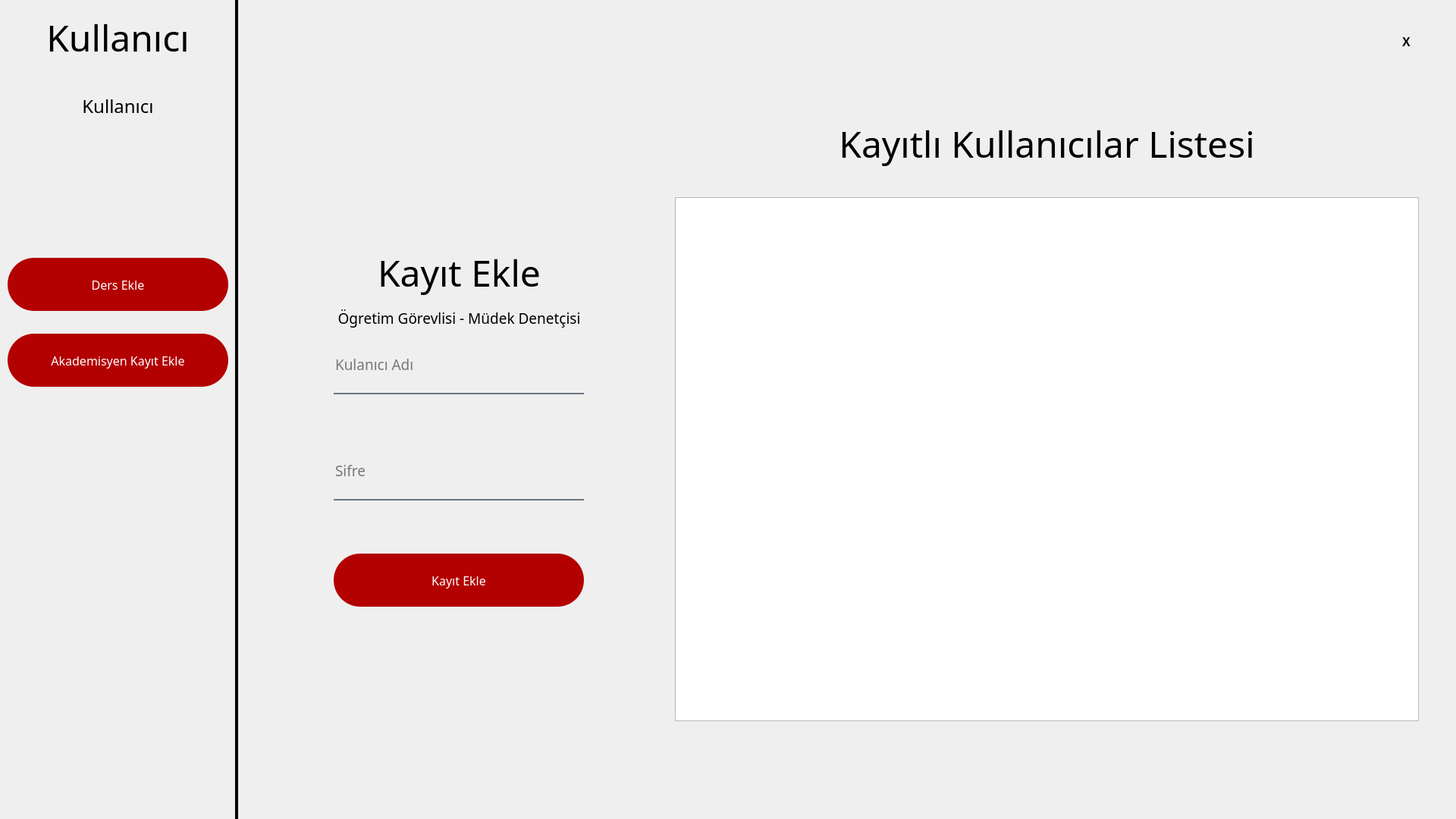
<?xml version="1.0" encoding="UTF-8"?>
<ui version="4.0">
 <class>MainWindow</class>
 <widget class="QMainWindow" name="MainWindow">
  <property name="geometry">
   <rect>
    <x>0</x>
    <y>0</y>
    <width>1920</width>
    <height>1080</height>
   </rect>
  </property>
  <property name="font">
   <font>
    <pointsize>10</pointsize>
   </font>
  </property>
  <property name="windowTitle">
   <string>MainWindow</string>
  </property>
  <widget class="QWidget" name="centralwidget">
   <widget class="QPushButton" name="btnAddUser">
    <property name="geometry">
     <rect>
      <x>440</x>
      <y>730</y>
      <width>330</width>
      <height>70</height>
     </rect>
    </property>
    <property name="font">
     <font>
      <family>Dubai Medium</family>
      <pointsize>12</pointsize>
     </font>
    </property>
    <property name="styleSheet">
     <string notr="true">QPushButton#btnAddUser{	
	background-color: rgb(179, 0, 0);
	color: white;
	border-radius:35px;
}
QPushButton#btnAddUser:hover{	
	background-color: qlineargradient(spread:pad, x1:0, y1:0.505682, x2:1, y2:0.477, stop:0 rgb(243, 0, 0), stop:1  rgb(243, 0, 0));
}
QPushButton#btnAddUser:pressed{
	padding-left:2px;
	padding-top:2px;	
	background-color: rgb(179, 0, 0);
}</string>
    </property>
    <property name="text">
     <string>Kayıt Ekle</string>
    </property>
   </widget>
   <widget class="QLabel" name="title">
    <property name="geometry">
     <rect>
      <x>440</x>
      <y>310</y>
      <width>331</width>
      <height>100</height>
     </rect>
    </property>
    <property name="font">
     <font>
      <family>Dubai Medium</family>
      <pointsize>36</pointsize>
     </font>
    </property>
    <property name="text">
     <string>&lt;html&gt;&lt;head/&gt;&lt;body&gt;&lt;p align=&quot;center&quot;&gt;Kayıt Ekle&lt;/p&gt;&lt;/body&gt;&lt;/html&gt;</string>
    </property>
   </widget>
   <widget class="QPushButton" name="btnQuit">
    <property name="geometry">
     <rect>
      <x>1839</x>
      <y>40</y>
      <width>31</width>
      <height>30</height>
     </rect>
    </property>
    <property name="font">
     <font>
      <family>Arial</family>
      <pointsize>12</pointsize>
      <weight>75</weight>
      <bold>true</bold>
     </font>
    </property>
    <property name="styleSheet">
     <string notr="true">QPushButton#btnQuit{	
	background-color: transparent;
	color: rgb(0, 0, 0);
	border-radius:5px;
}
QPushButton#btnQuit:hover{	
	background-color: qlineargradient(spread:pad, x1:0, y1:0.505682, x2:1, y2:0.477, stop:0 rgb(255, 65, 65), stop:1  rgb(255, 65, 65));
}
QPushButton#btnQuit:pressed{
	padding-left:2px;
	padding-top:2px;	
	background-color: rgb(255, 65, 65);
}</string>
    </property>
    <property name="text">
     <string>X</string>
    </property>
    <property name="icon">
     <iconset>
      <normaloff>:/icons/feather/x.svg</normaloff>:/icons/feather/x.svg</iconset>
    </property>
    <property name="iconSize">
     <size>
      <width>25</width>
      <height>25</height>
     </size>
    </property>
   </widget>
   <widget class="QLineEdit" name="lineUsername">
    <property name="geometry">
     <rect>
      <x>440</x>
      <y>450</y>
      <width>330</width>
      <height>70</height>
     </rect>
    </property>
    <property name="font">
     <font>
      <family>Dubai Medium</family>
      <pointsize>14</pointsize>
     </font>
    </property>
    <property name="styleSheet">
     <string notr="true">background-color:rgba(0,0,0,0);
border:none;
border-bottom:2px solid rgba(105,118,132,255);
color:black;
padding-bottom:7px;</string>
    </property>
    <property name="placeholderText">
     <string>Kulanıcı Adı</string>
    </property>
   </widget>
   <widget class="QLineEdit" name="linePassword">
    <property name="geometry">
     <rect>
      <x>440</x>
      <y>590</y>
      <width>330</width>
      <height>70</height>
     </rect>
    </property>
    <property name="font">
     <font>
      <family>Dubai Medium</family>
      <pointsize>14</pointsize>
     </font>
    </property>
    <property name="styleSheet">
     <string notr="true">background-color:rgba(0,0,0,0);
border:none;
border-bottom:2px solid rgba(105,118,132,255);
color:black;
padding-bottom:7px;</string>
    </property>
    <property name="echoMode">
     <enum>QLineEdit::Password</enum>
    </property>
    <property name="placeholderText">
     <string>Sifre</string>
    </property>
   </widget>
   <widget class="QLabel" name="title2">
    <property name="geometry">
     <rect>
      <x>440</x>
      <y>370</y>
      <width>331</width>
      <height>100</height>
     </rect>
    </property>
    <property name="font">
     <font>
      <family>Dubai Light</family>
      <pointsize>36</pointsize>
     </font>
    </property>
    <property name="text">
     <string>&lt;html&gt;&lt;head/&gt;&lt;body&gt;&lt;p align=&quot;center&quot;&gt;&lt;span style=&quot; font-size:14pt;&quot;&gt;Ögretim Görevlisi - Müdek Denetçisi&lt;/span&gt;&lt;/p&gt;&lt;/body&gt;&lt;/html&gt;</string>
    </property>
   </widget>
   <widget class="QLabel" name="bg1">
    <property name="geometry">
     <rect>
      <x>310</x>
      <y>0</y>
      <width>4</width>
      <height>1080</height>
     </rect>
    </property>
    <property name="font">
     <font>
      <family>Dubai Medium</family>
      <pointsize>36</pointsize>
     </font>
    </property>
    <property name="styleSheet">
     <string notr="true">background-color: rgb(0, 0, 0);</string>
    </property>
    <property name="text">
     <string>&lt;html&gt;&lt;head/&gt;&lt;body&gt;&lt;p align=&quot;center&quot;&gt;&lt;br/&gt;&lt;/p&gt;&lt;/body&gt;&lt;/html&gt;</string>
    </property>
   </widget>
   <widget class="QLabel" name="title3">
    <property name="geometry">
     <rect>
      <x>0</x>
      <y>0</y>
      <width>311</width>
      <height>100</height>
     </rect>
    </property>
    <property name="font">
     <font>
      <family>Dubai Medium</family>
      <pointsize>36</pointsize>
     </font>
    </property>
    <property name="text">
     <string>&lt;html&gt;&lt;head/&gt;&lt;body&gt;&lt;p align=&quot;center&quot;&gt;Kullanıcı&lt;/p&gt;&lt;/body&gt;&lt;/html&gt;</string>
    </property>
   </widget>
   <widget class="QLabel" name="titleUser">
    <property name="geometry">
     <rect>
      <x>0</x>
      <y>90</y>
      <width>311</width>
      <height>100</height>
     </rect>
    </property>
    <property name="font">
     <font>
      <family>Dubai Light</family>
      <pointsize>18</pointsize>
     </font>
    </property>
    <property name="text">
     <string>&lt;html&gt;&lt;head/&gt;&lt;body&gt;&lt;p align=&quot;center&quot;&gt;Kullanıcı&lt;/p&gt;&lt;/body&gt;&lt;/html&gt;</string>
    </property>
    <property name="alignment">
     <set>Qt::AlignCenter</set>
    </property>
   </widget>
   <widget class="QLabel" name="title4">
    <property name="geometry">
     <rect>
      <x>1060</x>
      <y>140</y>
      <width>641</width>
      <height>100</height>
     </rect>
    </property>
    <property name="font">
     <font>
      <family>Dubai Medium</family>
      <pointsize>36</pointsize>
     </font>
    </property>
    <property name="text">
     <string>&lt;html&gt;&lt;head/&gt;&lt;body&gt;&lt;p align=&quot;center&quot;&gt;Kayıtlı Kullanıcılar Listesi&lt;/p&gt;&lt;/body&gt;&lt;/html&gt;</string>
    </property>
   </widget>
   <widget class="QPushButton" name="btnAddLessonPage">
    <property name="geometry">
     <rect>
      <x>10</x>
      <y>340</y>
      <width>291</width>
      <height>70</height>
     </rect>
    </property>
    <property name="font">
     <font>
      <family>Dubai Medium</family>
      <pointsize>12</pointsize>
     </font>
    </property>
    <property name="styleSheet">
     <string notr="true">QPushButton#btnAddLessonPage{	
	background-color: rgb(179, 0, 0);
	color: white;
	border-radius:35px;
}
QPushButton#btnAddLessonPage:hover{	
	background-color: qlineargradient(spread:pad, x1:0, y1:0.505682, x2:1, y2:0.477, stop:0 rgb(243, 0, 0), stop:1  rgb(243, 0, 0));
}
QPushButton#btnAddLessonPage:pressed{
	padding-left:2px;
	padding-top:2px;	
	background-color: rgb(179, 0, 0);
}</string>
    </property>
    <property name="text">
     <string>Ders Ekle</string>
    </property>
   </widget>
   <widget class="QPushButton" name="btnAddUserPage">
    <property name="geometry">
     <rect>
      <x>10</x>
      <y>440</y>
      <width>291</width>
      <height>70</height>
     </rect>
    </property>
    <property name="font">
     <font>
      <family>Dubai Medium</family>
      <pointsize>12</pointsize>
     </font>
    </property>
    <property name="styleSheet">
     <string notr="true">QPushButton#btnAddUserPage{	
	background-color: rgb(179, 0, 0);
	color: white;
	border-radius:35px;
}
QPushButton#btnAddUserPage:hover{	
	background-color: qlineargradient(spread:pad, x1:0, y1:0.505682, x2:1, y2:0.477, stop:0 rgb(243, 0, 0), stop:1  rgb(243, 0, 0));
}
QPushButton#btnAddUserPage:pressed{
	padding-left:2px;
	padding-top:2px;	
	background-color: rgb(179, 0, 0);
}</string>
    </property>
    <property name="text">
     <string>Akademisyen Kayıt Ekle</string>
    </property>
   </widget>
   <widget class="QTextBrowser" name="listUsers">
    <property name="geometry">
     <rect>
      <x>890</x>
      <y>260</y>
      <width>981</width>
      <height>691</height>
     </rect>
    </property>
    <property name="font">
     <font>
      <family>Dubai Light</family>
      <pointsize>18</pointsize>
     </font>
    </property>
    <property name="styleSheet">
     <string notr="true"/>
    </property>
   </widget>
  </widget>
 </widget>
 <resources>
  <include location="res.qrc"/>
 </resources>
 <connections/>
</ui>
